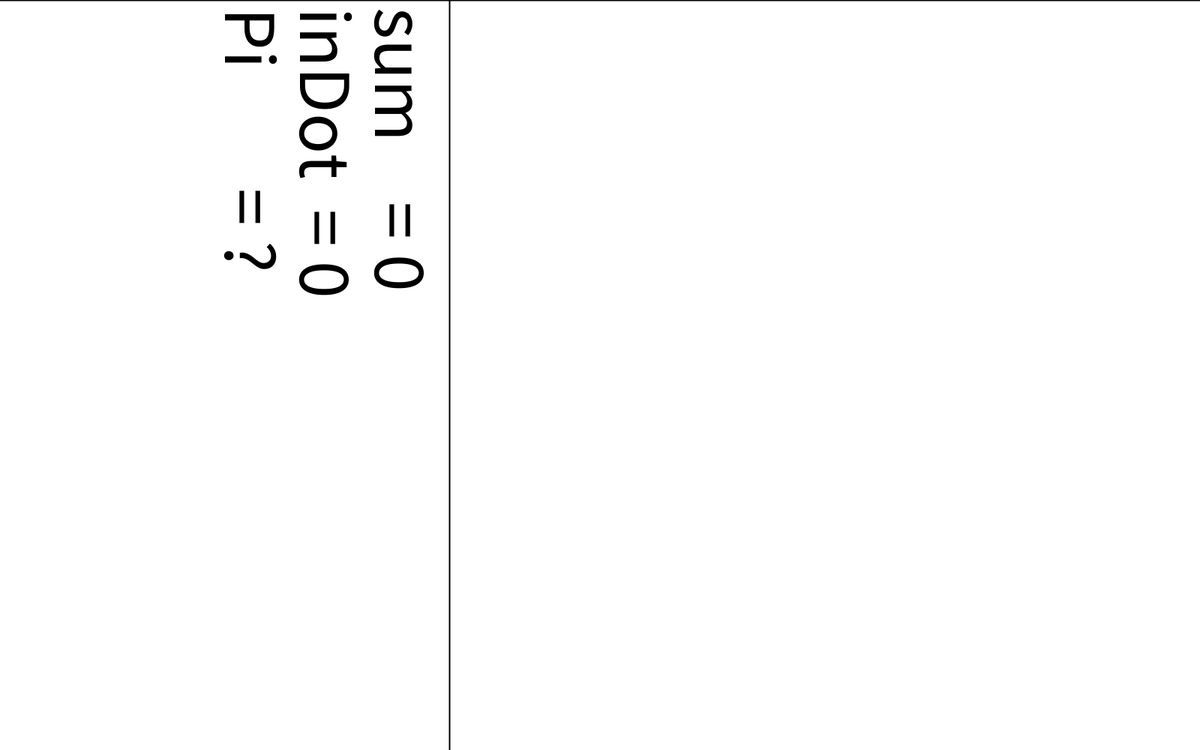
Frame 1 (no input)
Frame 60 (the mouse pressed at the canvas centre just before this capture): identical to frame 1, image omitted
Frame 120 (the mouse held since frame 60 and released just before this capture): identical to frame 1, image omitted

The Processing sketch that drew this single still picture (run headless with seeded random() and noise(); from frame 60 on, the mouse is pressed at the canvas centre):

// Processing sketch: Monte_Carlo_dotPoint
// ── Monte_Carlo_dotPoint.pde
long sum;
long inDot;
float dotSize = 10;

void setup(){
  rotate(PI / 2);
  size(1600, 1000);
  translate(0,-1600);
  background(255);
  sum = 0;
  fill(0);
  textSize(100);
  text("sum    = " + sum, 10, 1100);
  text("inDot  = " + inDot, 10, 1200);
  text("Pi        = ?", 10, 1300);
  strokeWeight(2);
  stroke(0);
  line(0,1000,1000,1000);
  line(0,0,0,1600);

}

void keyPressed() {
  // scape key(Reset)
  if(key == ' '){
    pushMatrix();
    
    rotate(PI / 2);
    translate(0,-1600);
    background(255);
    sum = 0;
    stroke(0);
    strokeWeight(2);
    line(0,1000,1000,1000);
    line(0,0,0,1600);
    textSize(100);
    text("sum   = " + sum, 10, 1100);
    text("inDot = " + inDot, 10, 1200);
    text("Pi       = ?", 10, 1300);
    
    popMatrix();
  }
  if(key == 'a'){
    RandomDotPut(1);
  }
  if(key == 's'){
    RandomDotPut(10);
  }
  if(key == 'd'){
    RandomDotPut(100);
  }
  if(key == 'f'){
    RandomDotPut(1000);
  }
  if(key == 'g'){
    RandomDotPut(10000);
  }
  if(key == ENTER){
    save("Monte-Carlo_dotPoint("+ sum + ").png");
  }
}

void draw(){
}

void RandomDotPut(int a){
  pushMatrix();
  
  rotate(PI / 2);
  translate(0,-1600);
  int i;
  float x, y;

  for(i=0; i<a; i++){
    x = random(1000);
    y = random(1000);
    strokeWeight(dotSize);
    
    if(sq(x) + sq(y) <= 1000000){
      stroke(255, 0, 0);
      inDot ++;
    }
    else{
      stroke(0);
    }
    point(x, y);
  }
  fill(255);
  stroke(0);
  strokeWeight(2);
  rect(0,1000,1000,600);
  sum += a;
  fill(0);
  textSize(100);
  text("sum   = " + sum, 10, 1100);
  text("inDot = " + inDot, 10, 1200);
  text("Pi       = " + 4.0 * inDot / sum, 10, 1300);
  textSize(70);
  text("(dotSize = " + dotSize + ")", 10, 1500);
  
  popMatrix();
}
